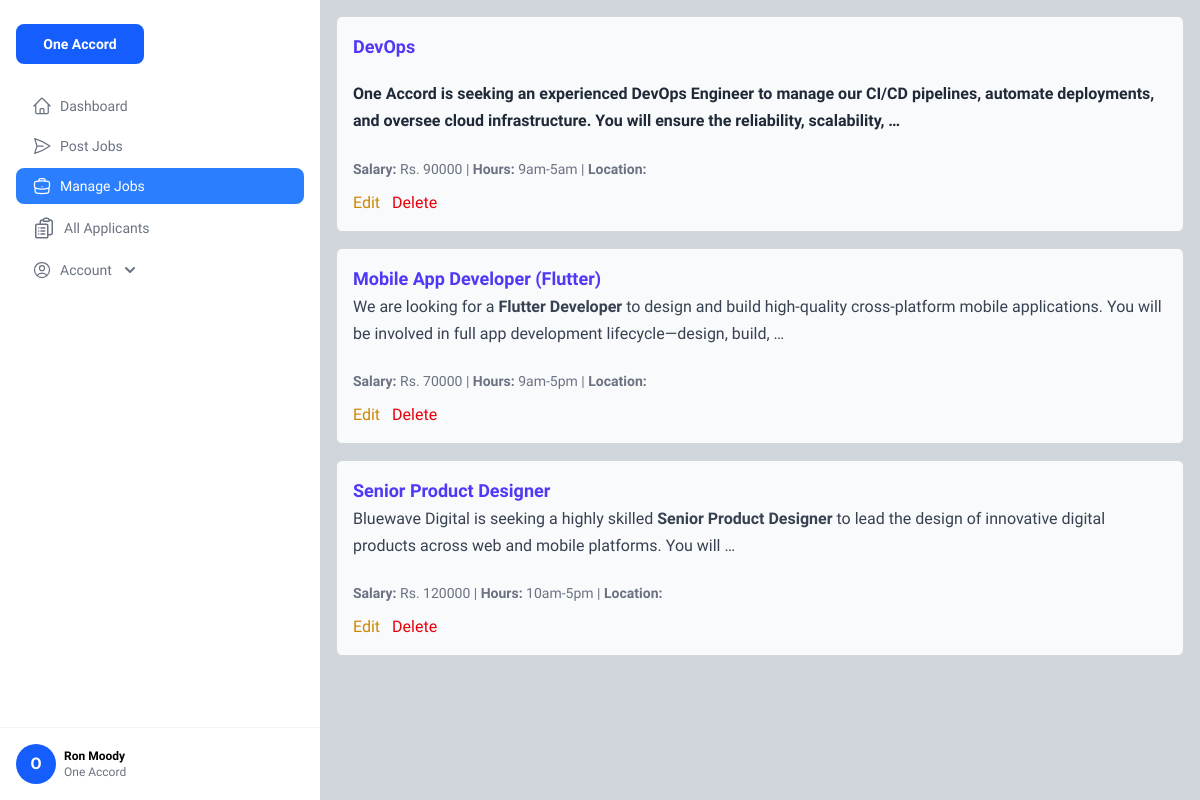
Before: /manage_jobs/ (signed in) with the older database file.
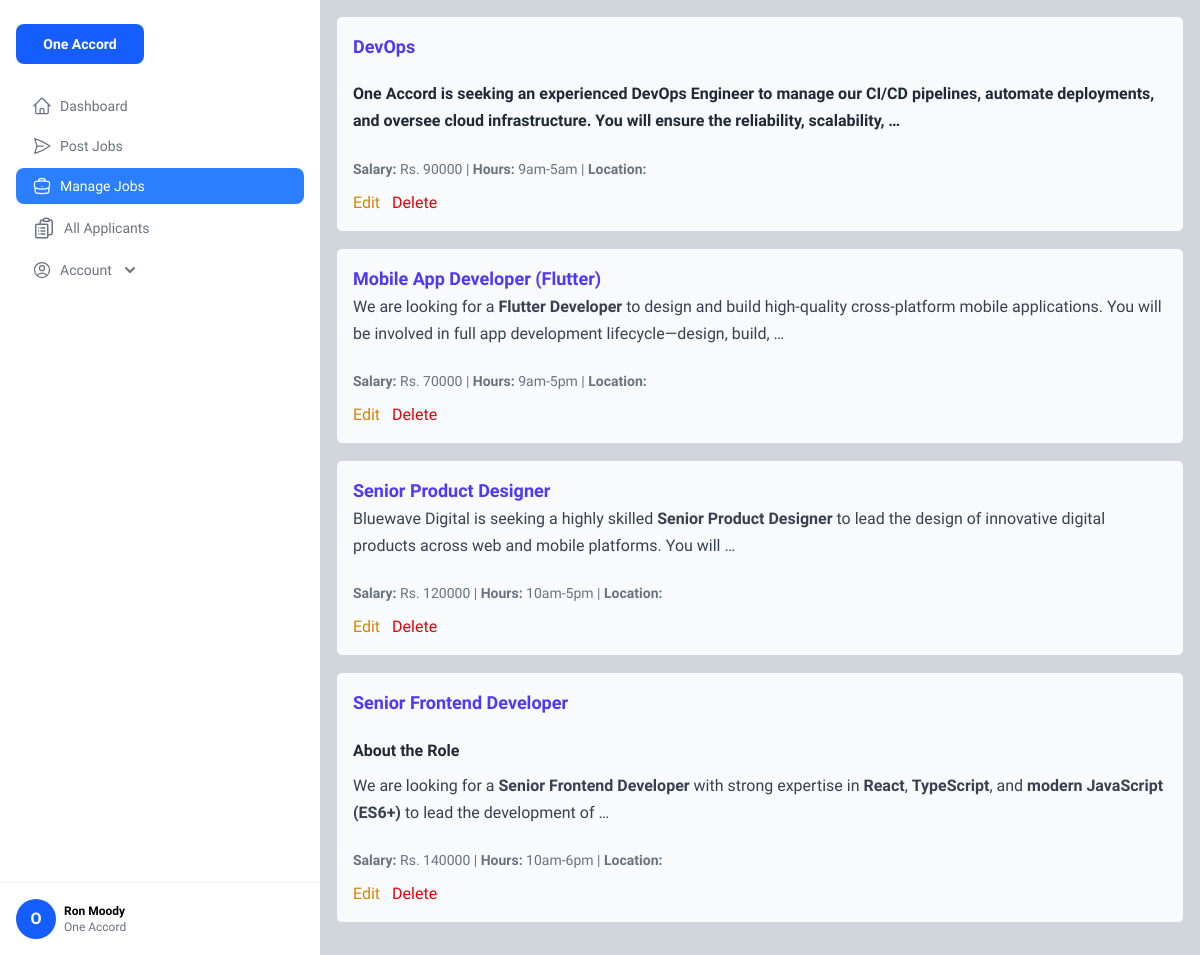
After: the same page with the newer database file.
### job_portal/models.py (models this page shows, shortened)
class JobPost(models.Model):
    company = models.ForeignKey(CompanyProfile, on_delete=models.CASCADE)
    title = models.CharField(max_length=255)
    description = models.TextField(blank=True)
    work_type = models.CharField(max_length=255, blank=True, null=True)
    salary = models.DecimalField(max_digits=10, decimal_places=2, blank=True, null=True)
    working_hours=models.CharField(max_length=100, blank=True, null=True)
    posted = models.DateTimeField(auto_now_add=True)

### job_portal/views.py (the view)
# urls.py: path('manage_jobs/', v.manage_jobs, name="manage_jobs"),
def manage_jobs(request):
    if not request.user.is_authenticated:
        return redirect('login')
    company_profile = CompanyProfile.objects.get(user=request.user)
    job_posts = JobPost.objects.filter(company=company_profile)
    role = get_role(request.user)
    ctx = {
        "company_profile": company_profile,
        "job_posts": job_posts,
        "role": role
    }
    return render(request, "company/manage_jobs.html", ctx)

### job_portal/context_processors.py (called while the page is built)
def user_role(request):
    role = None
    if request.user.is_authenticated:
        if JobSeekerProfile.objects.filter(user=request.user).exists():
            role = 'jobseeker'
        elif CompanyProfile.objects.filter(user=request.user).exists():
            role = 'employer'
        else:
            role = 'user'
    return {
        'user_role': role
    }

### job_portal/views.py (called while the page is built)
def get_role(user):
    try:
        profile = JobSeekerProfile.objects.get(user=user)
        return "job_seeker"
    except JobSeekerProfile.DoesNotExist:
        try:
            profile = CompanyProfile.objects.get(user=user)
            return "employer"
        except CompanyProfile.DoesNotExist:
            return None

### job_portal/templates/company/manage_jobs.html (shortened to what this page needs)
{% extends "common/dashboard_layout.html" %}
{% load static %}
{% block content %}
{% if job_posts %}
  <div class="space-y-4 p-4 bg-gray-300 min-h-screen">
    {% for job in job_posts %}
      <div class="p-4 border border-gray-300 rounded-md bg-gray-50">
        <h3 class="text-lg font-semibold text-indigo-600">{{ job.title }}</h3>
        <div id="qrte">{{ job.description|truncatewords:25 | safe }}</div>
        <div class="text-sm text-gray-500 mt-2">
          <span><strong>Salary:</strong> Rs. {{ job.salary|floatformat:0 }}</span> |
          <span><strong>Hours:</strong> {{ job.working_hours }}</span> |
          <span><strong>Location:</strong> {{ job.location }}</span>
        </div>
        <div class="mt-3 space-x-2">
          <a href="{% url 'edit_job' job.id %}" class="text-yellow-600 hover:underline">Edit</a>
          <button onclick="openModal('{{ job.id }}')" class="text-red-600 hover:underline">Delete</button>
        </div>
      </div>
    {% endfor %}
  </div>
{% else %}
  <p class="text-center text-gray-500">You haven't posted any jobs yet.</p>
{% endif %}
{% endblock %}

Changed rows visible on the page:
added JobPost: title "Senior Frontend Developer", description "About the Role We are looking for a Senior Frontend Developer with strong expertise in React , TypeScript , and modern JavaScript (ES6+) to lead the development of …", salary "140000", working_hours "10am-6pm"
